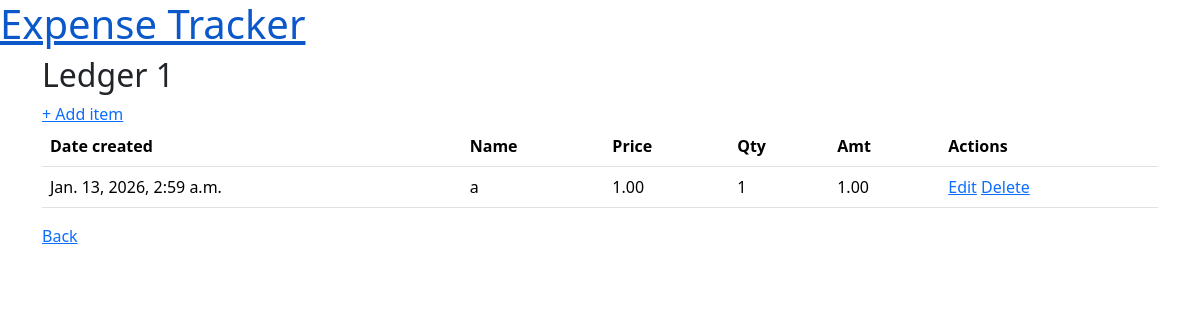
/expenses/ledgers/2/, run on the app's committed database.
### expenses/models.py (models this page shows, shortened)
class Ledger(models.Model):
    name = models.CharField(max_length=100)
    created_at = models.DateTimeField

class ExpenseItem(models.Model):
    ledger = models.ForeignKey(Ledger, on_delete=models.CASCADE, related_name="items")
    name = models.CharField(max_length=100)
    qty = models.PositiveIntegerField(validators=[MinValueValidator(1)])
    price = models.DecimalField(
        max_digits=10, decimal_places=2, validators=[MinValueValidator(0)]
    )
    created_at = models.DateTimeField(auto_now_add=True)
    @property
    def total(self):
        return self.qty * self.price

### expenses/views.py (the view)
# urls.py: path("ledgers/<int:ledger_id>/", LedgerDetailView.as_view(), name="ledger_detail"),
class LedgerDetailView(DetailView):
    model = Ledger
    template_name = "expenses/ledger_detail.html"
    context_object_name = "ledger"
    pk_url_kwarg = "ledger_id"
    def get_context_data(self, **kwargs):
        context = super().get_context_data(**kwargs)
        context["items"] = self.object.items.all()
        return context

### expenses/templates/expenses/ledger_detail.html
{% extends 'expenses/base.html' %} {% block content %}
{% include 'expenses/partials/ledger_title.html' %}
<a href="{% url 'expenses:add_item' ledger.id %}">+ Add item</a>
{% include 'expenses/expenseitem_table.html' with expenseitem_list=ledger.items.all %}
<a href="{% url 'expenses:ledgers' %}">Back</a>
{% endblock %}

### expenses/templates/expenses/partials/ledger_title.html
<h2>{{ ledger.name }}</h2>

### expenses/templates/expenses/expenseitem_table.html
{% block content %}
<table class="table">
  <thead>
    <tr>
      <th>Date created</th>
      <th>Name</th>
      <th>Price</th>
      <th>Qty</th>
      <th>Amt</th>
      <th>Actions</th>
    </tr>
  </thead>
  <tbody>
    {% for item in expenseitem_list %}
    <tr>
      <td>{{ item.created_at }}</td>
      <td>{{ item.name }}</td>
      <td>{{ item.price }}</td>
      <td>{{ item.qty }}</td>
      <td>{{ item.total }}</td>
      <td>
        <a
          href="{% url 'expenses:expense_update' ledger_id=item.ledger.id pk=item.id %}"
          >Edit</a
        >
        <a
          href="{% url 'expenses:expense_delete' ledger_id=item.ledger.id pk=item.id %}"
          >Delete</a
        >
      </td>
    </tr>
    {% endfor %}
  </tbody>
</table>
{% endblock %}

### data on the page
Ledger: name "Ledger 1"
ExpenseItem: created_at "Jan. 13, 2026, 2:59 a.m.", name "a", price "1.00", qty "1", total "1.00"
